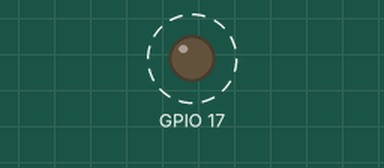
Bench run of a program on a simulated Raspberry Pi (BCM pin numbers). On the bench: output pins drawn as LEDs (lit = HIGH). Dashed ring = blinking.

Above: at 0.2 s.
Timing chart, 0 to 3.0 s (numbered marks = the images above):
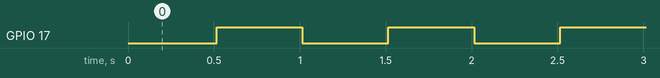

The program:

WiringBlink.py
```python
import wiringpi
import time
import os

wiringpi.wiringPiSetupSys()

os.system('gpio export 17 out')

wiringpi.pinMode(17,1)

while True:
    time.sleep(0.5)
    wiringpi.digitalWrite(17,1)
    time.sleep(0.5)
    wiringpi.digitalWrite(17,0)
```

Measured:
- by itself, GPIO 17: alternates HIGH for 0.50 s and LOW for 0.50 s
